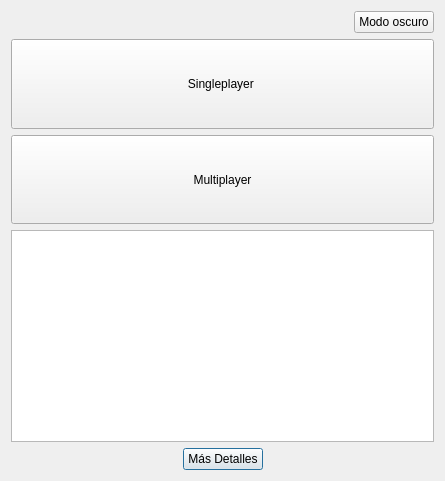
<?xml version="1.0" encoding="UTF-8"?>
<ui version="4.0">
 <class>Menu_principal</class>
 <widget class="QDialog" name="Menu_principal">
  <property name="geometry">
   <rect>
    <x>0</x>
    <y>0</y>
    <width>445</width>
    <height>481</height>
   </rect>
  </property>
  <property name="windowTitle">
   <string>Dialog</string>
  </property>
  <layout class="QGridLayout" name="gridLayout_2">
   <item row="2" column="1">
    <layout class="QHBoxLayout" name="horizontalLayout_2">
     <item>
      <spacer name="horizontalSpacer_2">
       <property name="orientation">
        <enum>Qt::Orientation::Horizontal</enum>
       </property>
       <property name="sizeHint" stdset="0">
        <size>
         <width>40</width>
         <height>20</height>
        </size>
       </property>
      </spacer>
     </item>
     <item>
      <widget class="QPushButton" name="rondas">
       <property name="text">
        <string>Más Detalles</string>
       </property>
      </widget>
     </item>
     <item>
      <spacer name="horizontalSpacer_3">
       <property name="orientation">
        <enum>Qt::Orientation::Horizontal</enum>
       </property>
       <property name="sizeHint" stdset="0">
        <size>
         <width>40</width>
         <height>20</height>
        </size>
       </property>
      </spacer>
     </item>
    </layout>
   </item>
   <item row="1" column="1">
    <widget class="QTableView" name="rankingTableView"/>
   </item>
   <item row="0" column="1">
    <layout class="QVBoxLayout" name="verticalLayout">
     <item>
      <layout class="QHBoxLayout" name="horizontalLayout">
       <item>
        <spacer name="horizontalSpacer">
         <property name="orientation">
          <enum>Qt::Orientation::Horizontal</enum>
         </property>
         <property name="sizeHint" stdset="0">
          <size>
           <width>40</width>
           <height>20</height>
          </size>
         </property>
        </spacer>
       </item>
       <item>
        <widget class="QPushButton" name="fondo_oscuro">
         <property name="text">
          <string>Modo oscuro</string>
         </property>
        </widget>
       </item>
      </layout>
     </item>
     <item>
      <widget class="QPushButton" name="Singleplayer_button">
       <property name="sizePolicy">
        <sizepolicy hsizetype="Minimum" vsizetype="Expanding">
         <horstretch>0</horstretch>
         <verstretch>0</verstretch>
        </sizepolicy>
       </property>
       <property name="text">
        <string>Singleplayer </string>
       </property>
      </widget>
     </item>
     <item>
      <widget class="QPushButton" name="multiplayer_button">
       <property name="sizePolicy">
        <sizepolicy hsizetype="Minimum" vsizetype="Expanding">
         <horstretch>0</horstretch>
         <verstretch>0</verstretch>
        </sizepolicy>
       </property>
       <property name="text">
        <string>Multiplayer</string>
       </property>
      </widget>
     </item>
    </layout>
   </item>
  </layout>
 </widget>
 <resources/>
 <connections/>
</ui>
